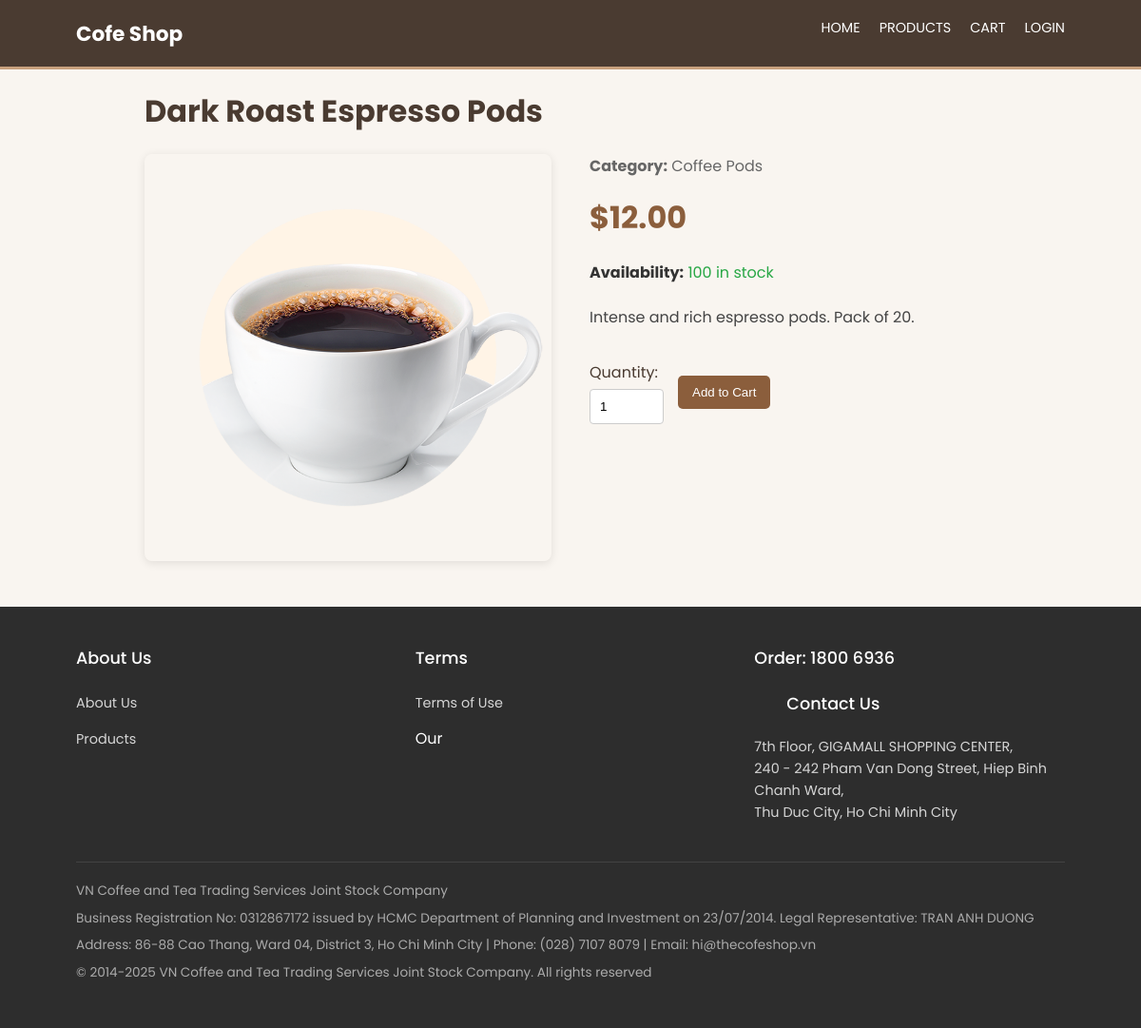
Screenshot of /cofe/index.php?page=product_detail&id=3 with the database file from the repository.
### tables this page shows
CREATE TABLE `product` (
  `ProductID` int(11) NOT NULL,
  `Name` varchar(100) DEFAULT NULL,
  `Description` varchar(255) DEFAULT NULL,
  `Price` decimal(10,2) DEFAULT NULL,
  `CategoryID` int(11) DEFAULT NULL,
  `StockQuantity` int(11) DEFAULT NULL,
  `ImageURL` varchar(255) DEFAULT NULL
);

CREATE TABLE `category` (
  `CategoryID` int(11) NOT NULL,
  `Name` varchar(100) DEFAULT NULL
);

### cofe/pages/product_detail.php (the view, shortened to what this page needs)
<?php
echo '<main class="container">';
if (!isset($_GET['id']) || !is_numeric($_GET['id'])) {
  echo "<div class='alert alert-danger'>Product Not Found. Invalid product ID.</div>";
} else {
  $product_id = intval($_GET['id']);
  $stmt = $conn->prepare("SELECT p.ProductID, p.Name AS ProductName, p.Description,
                              p.Price, p.ImageURL, p.StockQuantity,
                              c.Name AS CategoryName
                       FROM PRODUCT p
                       LEFT JOIN CATEGORY c ON p.CategoryID = c.CategoryID
                       WHERE p.ProductID = ?");
  if ($stmt) {
    $stmt->bind_param("i", $product_id);
    $stmt->execute();
    $result = $stmt->get_result();
    if ($result->num_rows > 0) {
      $product = $result->fetch_assoc();
?>
      <div class="product-detail">
        <br />
        <br />
        <h1><?php echo htmlspecialchars($product['ProductName']); ?></h1>
        <div class="product-content">
          <div class="product-image">
            <img src="<?php echo htmlspecialchars($product['ImageURL']); ?>"
              alt="<?php echo htmlspecialchars($product['ProductName']); ?>">
          </div>
          <div class="product-info">
            <p class="category"><strong>Category:</strong> <?php echo htmlspecialchars($product['CategoryName'] ?: 'N/A'); ?></p>
            <p class="price">$<?php echo number_format($product['Price'], 2); ?></p>
            <p class="stock"><strong>Availability:</strong>
              <?php echo ($product['StockQuantity'] > 0) ?
                '<span class="in-stock">' . $product['StockQuantity'] . ' in stock</span>' :
                '<span class="out-of-stock">Out of stock</span>'; ?>
            </p>
            <div class="description">
              <?php echo nl2br(htmlspecialchars($product['Description'])); ?>
            </div>
            <?php if ($product['StockQuantity'] > 0): ?>
              <form action="<?php echo BASE_URL; ?>actions/cart_action.php" method="POST" class="add-to-cart-form">
                <div class="form-group">
                  <label for="quantity">Quantity:</label>
                  <input type="number" name="quantity" id="quantity" value="1"
                    min="1" max="<?php echo $product['StockQuantity']; ?>">
                </div>
                <button type="submit" name="add_to_cart" class="btn">Add to Cart</button>
              </form>
            <?php else: ?>
              <p class="out-of-stock-message">This product is currently out of stock.</p>
            <?php endif; ?>
          </div>
        </div>
      </div>
<?php
    } else {
      echo "<div class='alert alert-danger'>Product Not Found. The product you are looking for does not exist.</div>";
    }
  } else {
    echo "<div class='alert alert-danger'>Error: Could not fetch product details.</div>";
  }
}
echo '</main>';
?>

### cofe/css/style.css (style rules this page uses)
* { margin: 0; padding: 0; box-sizing: border-box; }
body { font-family: "Poppins", sans-serif; line-height: 1.6; color: #333; background-color: #f9f5f0; min-height: 100vh; display: flex; flex-direction: column; }
.container { width: 90%; max-width: 1100px; margin: auto; overflow: hidden; padding: 0 20px; }
main { padding-top: 90px; padding: 20px 0; flex: 1; }
h1, h2, h3 { color: #4a3b31; margin-bottom: 15px; }
.product-detail { padding: 20px 0; }
.product-content { display: flex; gap: 40px; margin-top: 20px; }
.product-image { flex: 1; max-width: 500px; }
.product-image img { width: 100%; height: auto; border-radius: 8px; box-shadow: 0 2px 10px rgba(0, 0, 0, 0.1); }
.product-info { flex: 1; }
.product-info .category { color: #666; margin-bottom: 15px; }
.product-info .price { font-size: 2em; color: #8b5e3c; font-weight: bold; margin-bottom: 20px; }
.product-info .stock { margin-bottom: 20px; }
.product-info .in-stock { color: #28a745; }
.product-info .description { line-height: 1.8; margin-bottom: 30px; color: #444; }
.add-to-cart-form { display: flex; gap: 15px; align-items: center; margin-top: 20px; }
.add-to-cart-form .form-group { margin: 0; }
.add-to-cart-form input[type="number"] { width: 80px; padding: 10px; border: 1px solid #ddd; border-radius: 4px; }
.btn { display: inline-block; background: #8b5e3c; color: #fff; padding: 10px 15px; text-decoration: none; border-radius: 5px; border: none; cursor: pointer; transition: background-color 0.3s ease; }
.form-group { margin-bottom: 15px; }
.form-group label { display: block; margin-bottom: 5px; color: #4a3b31; }
.form-group input[type="text"], .form-group input[type="email"], .form-group input[type="password"], .form-group input[type="number"], .form-group textarea { width: 100%; padding: 10px; border: 1px solid #ccc; border-radius: 4px; }

### rows the page displays
product: Name "Dark Roast Espresso Pods", ImageURL (picture), CategoryID.Name "Coffee Pods", Price "12.00", StockQuantity "100", Description "Intense and rich espresso pods. Pack of 20."
